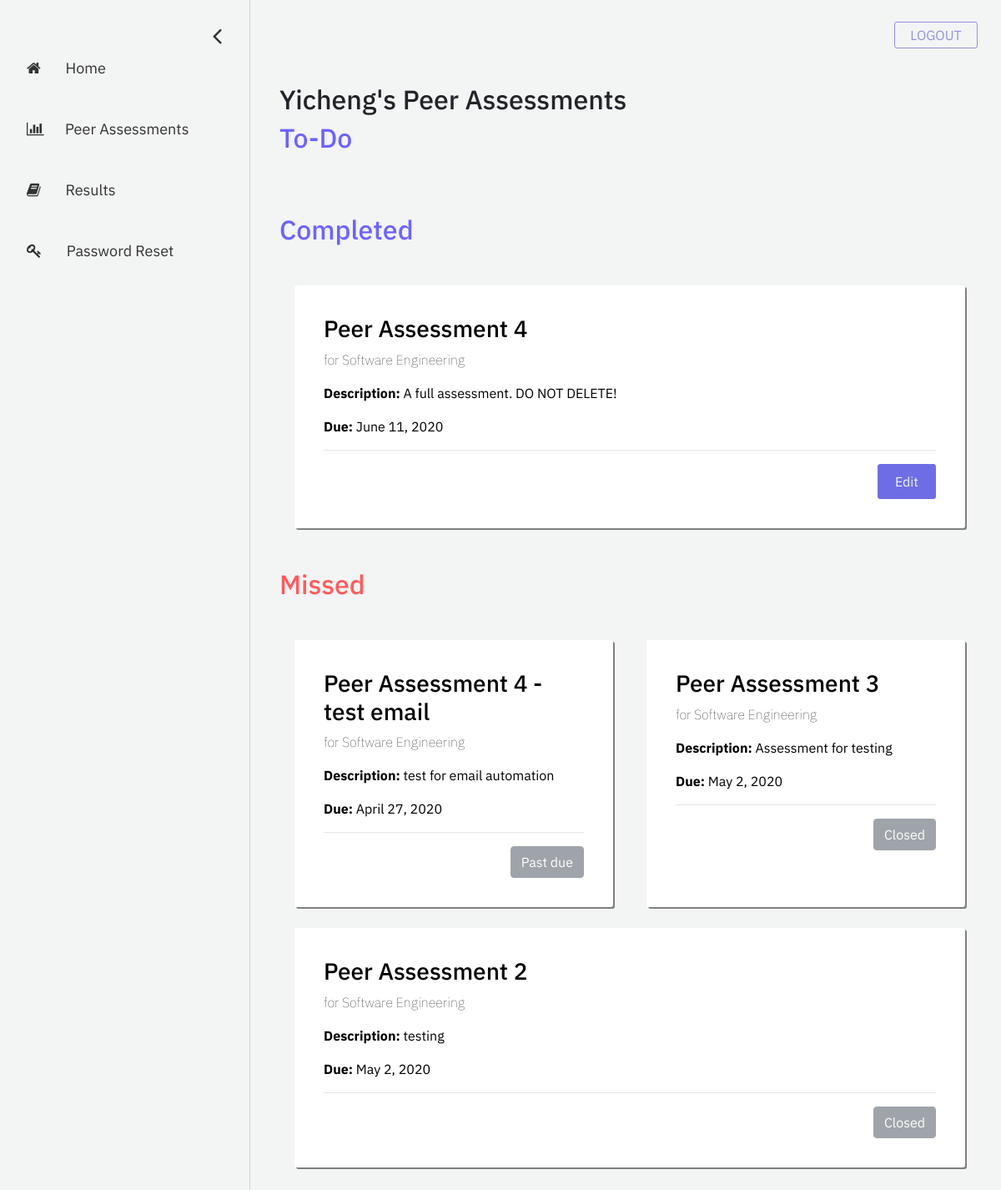
The app's page /student/peer-assessments (signed in) with its own data.
### account/models.py (models this page shows, shortened)
class User(AbstractBaseUser, PermissionsMixin):
    email = models.EmailField(
        verbose_name=_('email address'), max_length=255, unique=True
    )
    first_name = models.CharField(_('first name'), max_length=30, blank=True)
    last_name = models.CharField(_('last name'), max_length=150, blank=True)
    eagle_id = models.CharField(max_length = 8, unique=True)
    is_student = models.BooleanField(
        _('student status'),
        default=False,
        help_text=_(
            'Shows whether this user is a student. '
        ),
    )
    is_instructor = models.BooleanField(
        _('instructor status'),
        default=False,
        help_text=_(
            'Shows whether this user is a instructor. '
        ),
    )
    is_active = models.BooleanField(
        _('active'),
        default=True,
        help_text=_(
            'Designates whether this user should be treated as active. '
            'Unselect this instead of deleting accounts.'
        ),
    )
    is_staff = models.BooleanField(
        _('admin status'),
        default=False,
        help_text=_(
            'Designates whether the user can log into this admin site.'
        ),
    )
    date_joined = models.DateTimeField(
        _('date joined'), default=timezone.now
    )
    objects = UserManager()
    USERNAME_FIELD = 'email'
    REQUIRED_FIELDS = ['first_name', 'last_name', 'eagle_id', 'is_student', 'is_instructor']

### assessment/models.py (models this page shows, shortened)
class Assessment(models.Model):
    name = models.CharField("assessment name", max_length=255)
    description = models.TextField("description", max_length=512, blank=True)
    date_created = models.DateTimeField("date created", auto_now_add=True)
    start_date = models.DateField("start date")
    end_date = models.DateField("end date")
    open_status = models.BooleanField("open status", default=True)
    course = models.ForeignKey(Course, on_delete=models.CASCADE) # the course that this peer review belongs to
    questions = models.ManyToManyField(Question) # a set of Questions under this assessment
    result_sets = models.ManyToManyField(Result_set) # a set of Result_sets under this assessment
    completed_students = models.ManyToManyField(User, related_name="completed_students") # a set of Users who have completed this assessment
    def is_missed(self):
        time = str(self.end_date - datetime.datetime.now().date())
        if time[0] == '-':
            return True
        return False
    def is_open(self):
        return self.open_status

### registration/models.py (models this page shows, shortened)
class Course(models.Model):
    course_name = models.CharField("course name", max_length=60)
    course_code = models.IntegerField("course code")
    section_number = models.SmallIntegerField("section number")
    year = models.SmallIntegerField("year of realization")
    semester_choices = (
        ('S', 'Spring'),
        ('F', 'Fall'),
    )
    semester = models.CharField("semester of realization", max_length = 1, choices = semester_choices)
    professors = models.ManyToManyField(User)
    students = models.ManyToManyField(User, related_name="students")

### eval_student/views.py (the view)
# urls.py: path('peer-assessments', views.peer_assessments, name='peer-assessments'),
def peer_assessments(request):
    assessment_list = Assessment.objects.all()
    filtered_list = []
    for i in assessment_list:
       print(i.start_date)
       if request.user in i.course.students.all():
           filtered_list.append(i)
    context = {
        'assessment_list': filtered_list,
    }
    return render(request, 'eval_student/peer-assessments.html', context=context)

### eval_student/templatetags/eval_student_extras.py (called while the page is built)
@register.simple_tag
def get_eval_list(assessment, current_user):
    for team in Team.objects.all():
        if current_user in team.student.all() and team.course == assessment.course: # get the team
            evaluated_list = [student for student in team.student.all() if student != current_user]
    return evaluated_list

@register.simple_tag
def get_answer_list(assessment, student, current_user):
    result_set = assessment.result_sets.filter(student=student).first()
    answer_list = []
    for answer in result_set.rating_answers.all():
        if answer.evaluator == current_user:
            answer_list.append(answer)
    for answer in result_set.text_answers.all():
        if answer.evaluator == current_user:
            answer_list.append(answer)
    return answer_list

### eval_student/templates/eval_student/peer-assessments.html (shortened to what this page needs)
{% extends 'eval_student/base-sidebar.html'%}
{% load eval_student_extras %}
{% load static %}
{% block content%}
<div id="main">
	<div class="container">
		<h2>{{ user.first_name }}'s Peer Assessments</h2>
	</div>
	<div class="container">
		<h2 style="color: #6C63FF; margin-bottom: 0;">To-Do</h2>
		{% if assessment_list|length > 0 %}
			<div class="row">
			</div>
		{% else %}
			<p>No peer assessment available.</p>
		{% endif %}
	</div>
	<div class="container">
		<h2 style="color: #6C63FF; margin-bottom: 0;">Completed</h2>
			{% if assessment_list|length > 0 %}
				<div class="row">
					{% for assessment in assessment_list %}
						{% if not assessment.is_missed and request.user in assessment.completed_students.all %}
							<div class="col grid-box">
								<h3> {{ assessment.name }} </h3>
								<p style="font-weight: 20;"> for {{ assessment.course.course_name }}</p>
								{% if assessment.description != '' %}
									<p><b>Description:</b> {{ assessment.description }}</p>
								{% else %}
									<p><b>Description:</b> No assessment description</p>
								{% endif %}
								<p> <b>Due:</b> {{ assessment.end_date }}</p>
								<hr>
								{% if assessment.is_open %}
									<button type="button" class="btn btn-primary buttons purple float-right" data-toggle="modal" data-target="#editModal_@{{ assessment.id }}">
										Edit
									</button>
													{% get_eval_list assessment request.user as evaluated_list %}
								{% else %}
									<button type="submit" style="background-color: gray; border: gray;" class="btn btn-primary float-right" disabled>Closed</button>
								{% endif %}
							</div>
						{% endif %}
					{% endfor %}
				</div>
			{% else %}
				<p>No peer assessment available.</p>
			{% endif %}
	</div>
	<div class="container">
		<h2 style="color: rgb(255, 91, 92); margin-bottom: 0;">Missed</h2>
			{% if assessment_list|length > 0 %}
				<div class="row">
					{% for assessment in assessment_list %}
						{% if assessment.is_missed %}
							<div class="col grid-box">
								<h3> {{ assessment.name }} </h3>
								<p style="font-weight: 20;"> for {{ assessment.course.course_name }}</p>
								{% if assessment.description != '' %}
									<p><b>Description:</b> {{ assessment.description }}</p>
								{% else %}
									<p><b>Description:</b> No assessment description</p>
								{% endif %}
								<p> <b>Due:</b> {{ assessment.end_date }}</p>
								<hr>
								{% if not assessment.is_open %}
									<button type="button" class="btn btn-secondary float-right" disabled>Closed</button>
								{% else %}
									<button type="button" class="btn btn-secondary float-right" disabled>Past due</button>
								{% endif %}
							</div>
						{% endif %}
					{% endfor %}
				</div>
			{% else %}
				<p>No peer assessment available.</p>
			{% endif %}
	</div>
</div>
{% endblock %}

### eval_student/templates/eval_student/base-sidebar.html (shortened to what this page needs)
<!doctype html>
<html lang="en">
  <head>
	{% load static %}
    <link rel="stylesheet" href="https://stackpath.bootstrapcdn.com/bootstrap/4.4.1/css/bootstrap.min.css">
	<link rel="stylesheet" href="https://cdnjs.cloudflare.com/ajax/libs/font-awesome/4.7.0/css/font-awesome.min.css">
	<link rel="stylesheet" href="{% static 'eval_student/css/base-sidebar.css' %}">
	<link rel="stylesheet" href="{% static 'eval_student/css/peer-assessments.css' %}">
	<link rel="stylesheet" href="{% static 'eval_student/css/completed-assessments.css' %}">
  </head>
<body>
	<div id="mySidenav" class="sidenav">
		<a href="javascript:void(0)" class="closebtn" onclick="closeNav()"><i class = "fa fa-angle-left"></i></a>
		<a href="{% url 'student-dashboard' %}">
			<i class = "fa fa-home"></i> &nbsp;&nbsp;&nbsp;&nbsp;&nbsp;&nbsp;Home
		</a>
		<a href="{% url 'peer-assessments' %}">
            <i class = "fa fa-bar-chart"></i> &nbsp;&nbsp;&nbsp;&nbsp;&nbsp;Peer Assessments
        </a>
		<a href="{% url 'completed-assessments' %}">
			<i class = "fa fa-book"></i> &nbsp;&nbsp;&nbsp;&nbsp;&nbsp;&nbsp;Results
		</a>
		<a href="{% url 'password-reset' %}">
			<i class = "fa fa-key"></i> &nbsp;&nbsp;&nbsp;&nbsp;&nbsp;&nbsp;Password Reset
		</a>
	</div>
	<span class="menu" style="font-size:20px;cursor:pointer" onclick="openNav()">&nbsp;&nbsp;Menu</span>
	<div class="logout_btn_container">
		<a href = "{% url 'log_out' %}" class="logout-btn">LOGOUT</a>
	</div>
    {% block content%}
    {% endblock %}
</body>
</html>

### eval_student/static/eval_student/css/base-sidebar.css (style rules this page uses)
body { font-family: 'IBM Plex Sans', sans-serif; background-color: #f3f4f4; }
.sidenav { height: 100%; width: 0px; position: fixed; z-index: 1; top: 0; left: 0; background-color: #f3f4f4; overflow-x: hidden; padding-top: 60px; transition: 0.5s; border-right: 1px solid lightgray; }
.sidenav a { padding: 8px 8px 8px 32px; text-decoration: none; font-size: 18px; color: #323232; display: block; transition: 0.3s; margin-bottom: 30px; }
.sidenav .closebtn { position: absolute; top: 0; right: 25px; font-size: 32px; margin-left: 50px; margin-bottom: 100px; margin-top: 10px; }
#main { transition: margin-left .5s; padding: 20px; }
.menu { top: 0px; left: 15px; font-size: 5px; position: relative; line-height: 80px; padding: 8px; -moz-border-radius: 100px; border-radius: 100px; text-align: center; }
.logout-btn { position: absolute; top: 26px; right: 28px; -webkit-border-radius: 3px; -moz-border-radius: 3px; border-radius: 3px; border: 1px solid #9391de; height: 0px; line-height: 0px; color: #9391de; font-size: 16px; padding: 15px; background-color: #f3f4f4; display: inline-block; cursor: pointer; text-align: center; width: 100px; text-decoration: none; }
.row { position: relative; top: 20px; padding: 8px; margin-top: 10px; margin-bottom: 45px; }
.col { position: relative; width: 60px; background-color: white; padding: 8px; margin-left: 25px; margin-right: 25px; border-radius: 3px; box-shadow: 0.5px 0.5px; }
.buttons { -webkit-border-radius: 3px; -moz-border-radius: 3px; border-radius: 3px; line-height: 0px; color: #f3f4f4; padding: 20px; display: inline-block; cursor: pointer; text-align: center; text-decoration: none; }
.purple { border: 1px solid #6f6de5; background-color: #6f6de5; }

### eval_student/static/eval_student/css/peer-assessments.css (style rules this page uses)
.grid-box { width: 98% !important; background-color: white; color: black; padding: 35px; margin-top: 10px; margin-right: 15px; margin-bottom: 15px; border-radius: 3px; box-shadow: 2px 2px grey; }

### records on screen
User: first_name "Yicheng"
Assessment: name "Peer Assessment 4", course.course_name "Software Engineering", description "A full assessment. DO NOT DELETE!", end_date "June 11, 2020"
Assessment: name "Peer Assessment 4 - test email", course.course_name "Software Engineering", description "test for email automation", end_date "April 27, 2020", open_status "Past due"
Assessment: name "Peer Assessment 3", course.course_name "Software Engineering", description "Assessment for testing", end_date "May 2, 2020", open_status "Closed"
Assessment: name "Peer Assessment 2", course.course_name "Software Engineering", description "testing", end_date "May 2, 2020", open_status "Closed"
